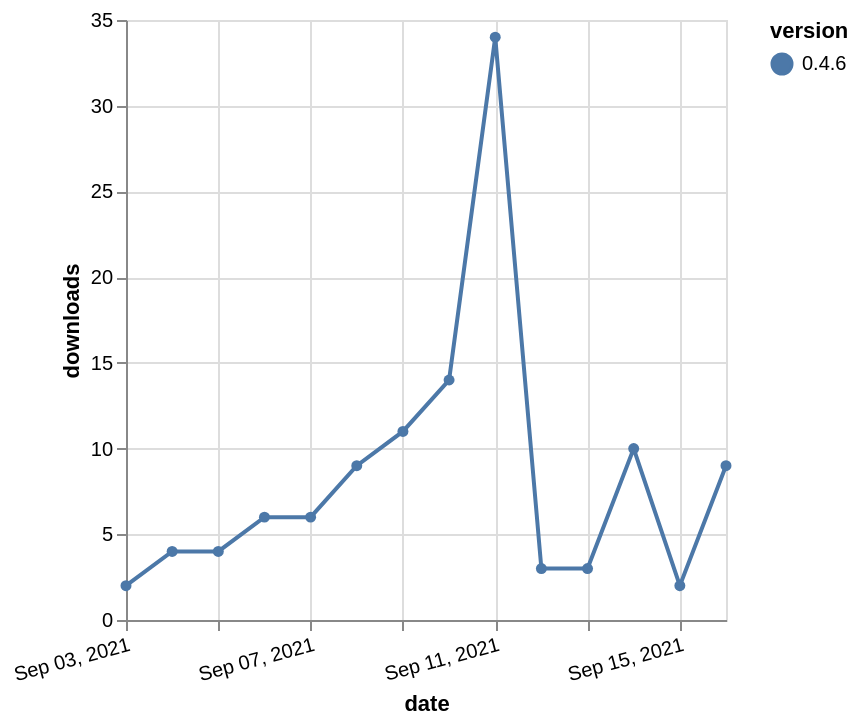

Source (Vega-Lite JSON):
### Vega-Lite specification from a JSON file in a GitHub repository (floating-point values rounded to 4 significant figures)
{"$schema": "https://vega.github.io/schema/vega-lite/v5.json", "description": "A simple bar chart with embedded data.", "data": {"values": [{"date": "2021-09-03", "total": 23182, "delta": 2, "version": "0.4.6"}, {"date": "2021-09-04", "total": 23186, "delta": 4, "version": "0.4.6"}, {"date": "2021-09-05", "total": 23190, "delta": 4, "version": "0.4.6"}, {"date": "2021-09-06", "total": 23196, "delta": 6, "version": "0.4.6"}, {"date": "2021-09-07", "total": 23202, "delta": 6, "version": "0.4.6"}, {"date": "2021-09-08", "total": 23211, "delta": 9, "version": "0.4.6"}, {"date": "2021-09-09", "total": 23222, "delta": 11, "version": "0.4.6"}, {"date": "2021-09-10", "total": 23236, "delta": 14, "version": "0.4.6"}, {"date": "2021-09-11", "total": 23270, "delta": 34, "version": "0.4.6"}, {"date": "2021-09-12", "total": 23273, "delta": 3, "version": "0.4.6"}, {"date": "2021-09-13", "total": 23276, "delta": 3, "version": "0.4.6"}, {"date": "2021-09-14", "total": 23286, "delta": 10, "version": "0.4.6"}, {"date": "2021-09-15", "total": 23288, "delta": 2, "version": "0.4.6"}, {"date": "2021-09-16", "total": 23297, "delta": 9, "version": "0.4.6"}]}, "width": "container", "mark": {"type": "line", "point": {"filled": true}}, "encoding": {"x": {"field": "date", "type": "temporal", "timeUnit": "yearmonthdate", "title": "date", "axis": {"labelAngle": -15}}, "y": {"field": "delta", "type": "quantitative", "title": "downloads"}, "color": {"field": "version", "type": "nominal"}, "tooltip": {"field": "delta"}}}
